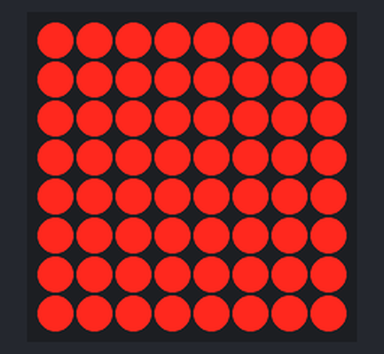
The sketch below on a simulated Arduino Uno, built with avr-gcc and run on an emulated ATmega328P. On the bench: 8×8 LED matrix. Wiring (inferred from the names in the program): LED matrix (orientation assumed): rows pin 9, pin 4, A4, pin 6, pin 10, A3, pin 11, A1; columns pin 5, pin 12, pin 13, pin 8, A2, pin 7, pin 3, pin 2.

Above: at 0.1 s.
At 1.1 s:
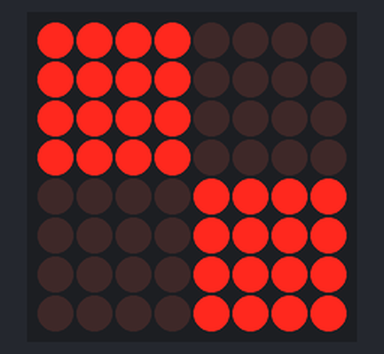
At 2.1 s:
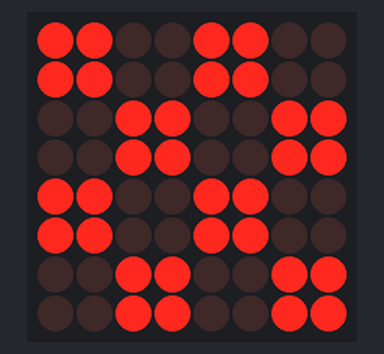
At 3.1 s:
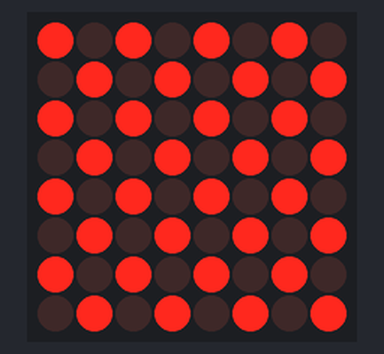
At 4.2 s:
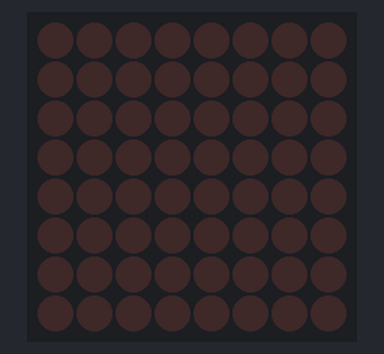

The sketch:

arduino_8x8_LED_Video.ino
```cpp
#include "data.h"

const int row[8] = {9, 4, A4, 6, 10, A3, 11, A1};
const int col[8] = {5, 12, 13, 8, A2, 7, 3, 2};

unsigned long time = 0;
unsigned int dt;
unsigned int frametimer = 0;
int frame = 0;

void setup() {
  // put your setup code here, to run once:
  for (int i=0; i <= 7; i++) {
    pinMode(row[i], OUTPUT);
    pinMode(col[i], OUTPUT);
  }
}

void loop() {
  dt = millis() - time;
  time = millis();

  frametimer += dt;

  if (frametimer >= ms_per_frame) {
    frametimer -= ms_per_frame;
    frame += 1;

    if (frame >= frames) {
      frame = 0;
    }
  }

  drawScreen(frame);

}

void drawRow(int rownum, byte b) {
  for (int i=0; i <= 7; i++) {
    digitalWrite(col[i], (~b >> i) & 0x01);
  }

  digitalWrite(row[rownum], HIGH);
  delay(3);
  digitalWrite(row[rownum], LOW);
}

void drawScreen(int frame) {
  for (int i=0; i <= 7; i++) {
    byte rowbyte = pgm_read_byte( &(videodata[frame][i]) );

    drawRow(i, rowbyte);
  }
}
```

data.h
```cpp
const int frames = 5;
const float ms_per_frame = 1000;
const PROGMEM byte videodata[5][8] = {
{0b11111111, 0b11111111, 0b11111111, 0b11111111, 0b11111111, 0b11111111, 0b11111111, 0b11111111},
{0b00001111, 0b00001111, 0b00001111, 0b00001111, 0b11110000, 0b11110000, 0b11110000, 0b11110000},
{0b00110011, 0b00110011, 0b11001100, 0b11001100, 0b00110011, 0b00110011, 0b11001100, 0b11001100},
{0b01010101, 0b10101010, 0b01010101, 0b10101010, 0b01010101, 0b10101010, 0b01010101, 0b10101010},
{0b00000000, 0b00000000, 0b00000000, 0b00000000, 0b00000000, 0b00000000, 0b00000000, 0b00000000}
};
```

Measured:
- by itself, everything shown: repeats every 5.0 s, in 5 steps
- what the display in image 0 shows lasts 1.0 s, from 0.1 s to 1.1 s
- what the display in image 4 shows lasts 1.0 s, from 4.1 s to 5.1 s
